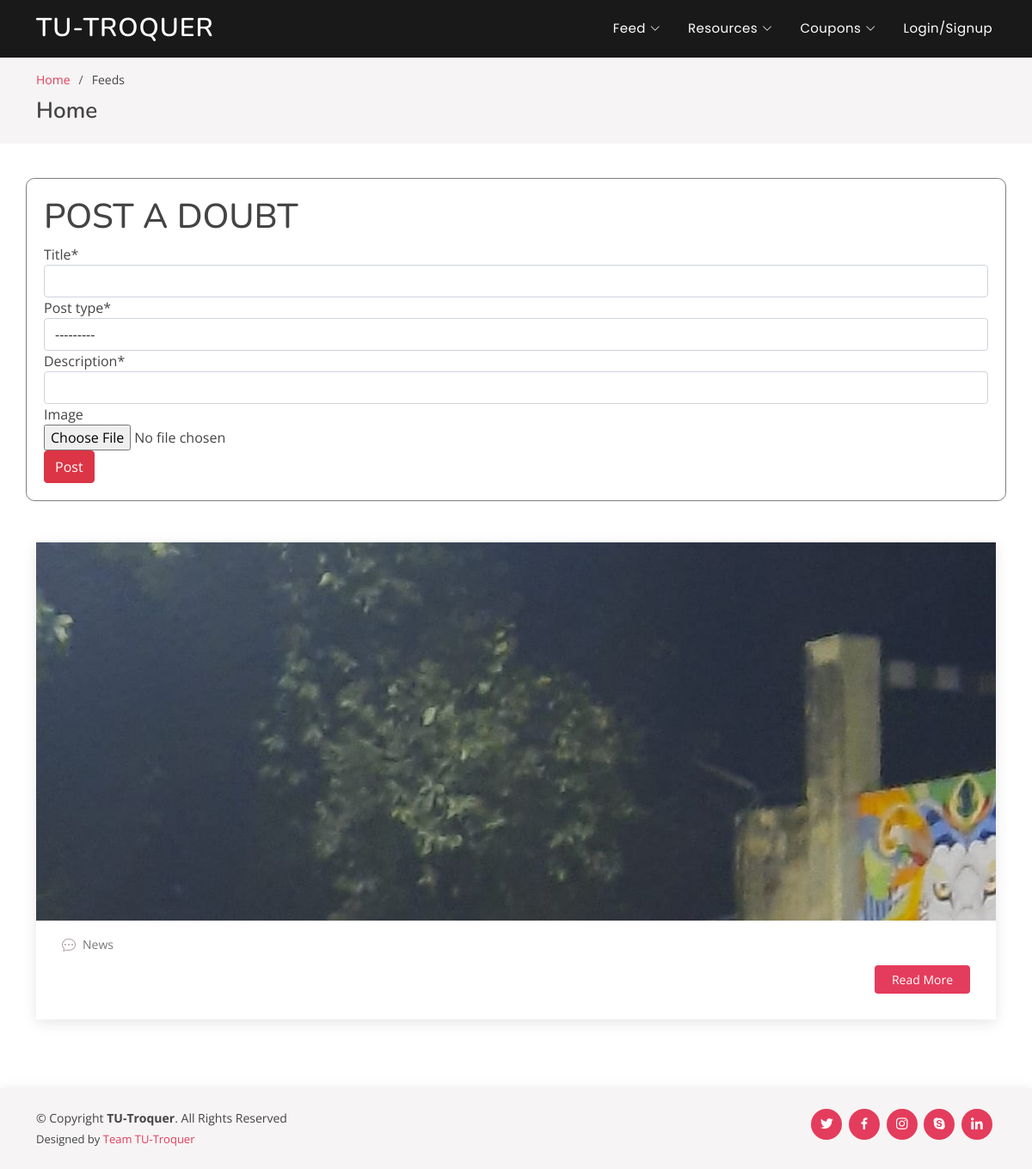
Page /feeds/ on the committed database.
### home/models.py (models this page shows, shortened)
class Feed(models.Model):
	post_type = (('Doubt', 'Doubt'),
				('News', 'News'),)
	author 				= models.ForeignKey(User, related_name = 'author', on_delete=models.CASCADE, null=True)
	title 				= models.CharField(max_length=50)
	post_type			= models.CharField(choices=post_type, max_length=5)
	description			= models.CharField(max_length=500)
	image 				= models.ImageField(default='feed/default.jpg', upload_to='feed/', null=True, blank=True)

### home/views.py (the view)
# urls.py: path('feeds/',				feeds_home,		name='feeds'),
def feeds_home(request):
	if(request.method == 'POST'):
		form = AnswerForm(request.POST, request.FILES)
		if form.is_valid():
			form.instance.from_user = request.user
			form.save()
	form = AnswerForm()
	feeds   = Feed.objects.all()
	context = {
		'form' : form,
		'feeds'	 : feeds,
	}
	return render(request, 'home/feeds.html', context)

### home/forms.py
class AnswerForm(forms.ModelForm):
	class Meta():
		model = Feed
		fields = ['title', 'post_type', 'description', 'image']

### home/templates/home/feeds.html (shortened to what this page needs)
{% extends "home/base.html" %}
{% load static %}
{% load crispy_forms_tags %}
{% block body %}
  <main id="main">
    <section id="breadcrumbs" class="breadcrumbs">
      <div class="container">
        <ol>
          <li><a href="index.html">Home</a></li>
          <li>Feeds</li>
        </ol>
        <h2>Home</h2>
      </div>
    </section>
    <section id="blog" class="blog">
      <div class="container" data-aos="fade-up">
        <div class="row">
          <div class="col-lg-12 mt-5 mt-lg-0" style="border: solid 1px rgba(0,0,0,0.5); padding: 20px; border-radius:10px;">
            <h1>POST A DOUBT</h1>
            <form method="POST" enctype="multipart/form-data">
              {{ form|crispy }}
              <button class="btn btn-danger" type="submit" value="Post">Post</button>
            </form>
          </div>
          <div class="col-lg-12 mt-5 entries">
            {% for feed in feeds %}
            <article class="entry">
              <div class="entry-img">
                <img src="{{ feed.image.url }}" alt="" class="img-fluid">
              </div>
              <div class="entry-meta">
                <ul>
                  <li class="d-flex align-items-center"><i class="bi bi-chat-dots"></i> <a>{{feed.post_type}}</a></li>
                </ul>
              </div>
              <div class="entry-content">
                <div class="read-more">
                  <a href="blog-single.html">Read More</a>
                </div>
              </div>
            </article>
            {% endfor %}
          </div>
        </div>
      </div>
    </section>
  </main>
{% endblock body %}

### home/static/home/assets/css/style.css (style rules this page uses)
body { font-family: "Open Sans", sans-serif; color: #444444; }
a { color: #e43c5c; text-decoration: none; }
h1, h2, h3, h4, h5, h6 { font-family: "Nunito", sans-serif; }
section { padding: 60px 0; overflow: hidden; }
.breadcrumbs { padding: 15px 0; background: #f6f4f4; margin-top: 67px; }
.breadcrumbs h2 { font-size: 26px; font-weight: 600; }
.breadcrumbs ol { display: flex; flex-wrap: wrap; list-style: none; padding: 0 0 10px 0; margin: 0; font-size: 14px; }
.breadcrumbs ol li + li { padding-left: 10px; }
.breadcrumbs ol li + li::before { display: inline-block; padding-right: 10px; color: #655356; content: "/"; }
.blog { padding: 40px 0 20px 0; }
.blog .entry { padding: 30px; margin-bottom: 60px; box-shadow: 0 4px 16px rgba(0, 0, 0, 0.1); }
.blog .entry .entry-img { max-height: 440px; margin: -30px -30px 20px -30px; overflow: hidden; }
.blog .entry .entry-meta { margin-bottom: 15px; color: #b1a0a3; }
.blog .entry .entry-meta ul { display: flex; flex-wrap: wrap; list-style: none; align-items: center; padding: 0; margin: 0; }
.blog .entry .entry-meta i { font-size: 16px; margin-right: 8px; line-height: 0; }
.blog .entry .entry-meta a { color: #777777; font-size: 14px; display: inline-block; line-height: 1; }
.blog .entry .entry-content .read-more { -moz-text-align-last: right; text-align-last: right; }
.blog .entry .entry-content .read-more a { display: inline-block; background: #e43c5c; color: #fff; padding: 6px 20px; transition: 0.3s; font-size: 14px; border-radius: 4px; }

### rows in the picture
Feed: image (picture), post_type "News"
